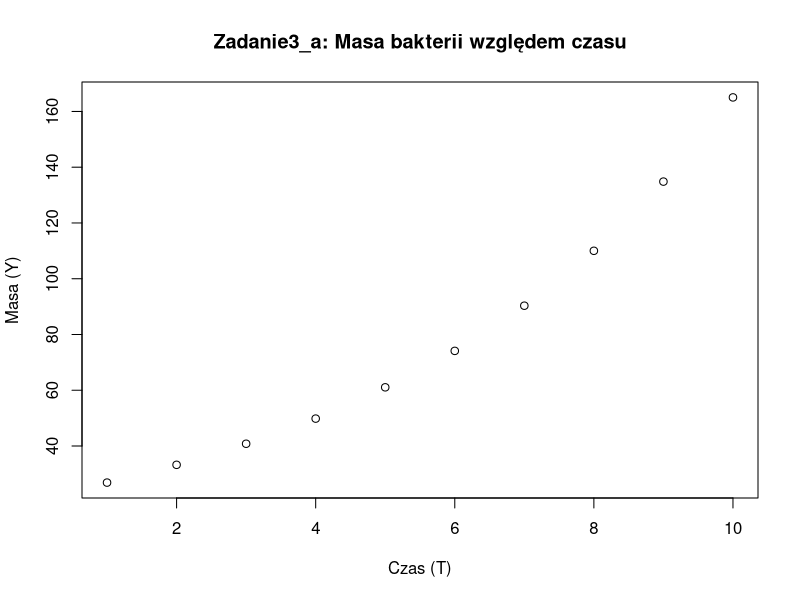

Here is the R script that generated this plot:
# lista14

#zadanie 1 – model regresji ceny za m2

#a) regresja krokowa (wsteczna)
dane <- read.csv("mieszkania.csv", sep = ";")
dane$cena_m2 <- dane$Cena / dane$Metraz
dane$Pietro_1 <- ifelse(dane$Pietro > 4, 1, 0)

# utwórz zmienne zero-jedynkowe (indykatory) dla dzielnicy
dane$dzielF <- ifelse(dane$Dzielnica == "Fabryczna", 1, 0)
dane$dzielP <- ifelse(dane$Dzielnica == "Psie Pole", 1, 0)
dane$dzielSr <- ifelse(dane$Dzielnica == "Śródmieście", 1, 0)
dane$dzielSt <- ifelse(dane$Dzielnica == "Stare Miasto", 1, 0)

model_full <- lm(cena_m2 ~ Metraz + Pietro_1 + dzielF + dzielP + dzielSr + dzielSt, data = dane)
model_step <- step(model_full, direction = "backward")

cat("\nZadanie1_a:\n")
summary(model_step)

#b) oszacowanie średniej ceny m2 dla dwóch mieszkań
newdata <- data.frame(
  Metraz = c(80, 65),
  Pietro_1 = c(1, 0),
  dzielF = c(1, 0),
  dzielP = c(0, 0),
  dzielSr = c(0, 0),
  dzielSt = c(0, 0) )

cat("\nZadanie1_b:\n")
predict(model_step, newdata, interval = "confidence")

#c) reszty
cat("\nZadanie1_c:\n")
resid1 <- residuals(model_step)
print(head(resid1))

#d) test normalności reszt
cat("\nZadanie1_d:\n")
print(shapiro.test(resid1))


#zadanie 2 – model regresji dla całkowitej ceny

#a) regresja krokowa (wsteczna) dla zmiennej Cena (nie cena za m2)
model2_full <- lm(Cena ~ Metraz + Pietro_1 + dzielF + dzielP + dzielSr + dzielSt, data = dane)
model2_step <- step(model2_full, direction = "backward")

cat("\nZadanie2_a:\n")
summary(model2_step)

#b) prognozy dla dwóch mieszkań
cat("\nZadanie2_b:\n")
predict(model2_step, newdata, interval = "confidence")

#c) reszty
cat("\nZadanie2_c:\n")
resid2 <- residuals(model2_step)
print(head(resid2))

#d) test normalności reszt
cat("\nZadanie2_d:\n")
print(shapiro.test(resid2))


#zadanie 3 bakterie

#a) wykres rozrzutu masy względem czasu
bakt <- read.csv("bakteria.csv", sep = ";", dec = ",")
colnames(bakt) <- c("T", "Y")  # nadaj poprawne nagłówki

#ane są liczbowe
bakt$T <- as.numeric(bakt$T)
bakt$Y <- as.numeric(bakt$Y)

# sprawdzenie poprawności danych
cat("\nZadanie3_a: Diagnostyka danych\n")
print(str(bakt))
print(summary(bakt))
print(head(bakt))

plot(bakt$T, bakt$Y, main = "Zadanie3_a: Masa bakterii względem czasu", xlab = "Czas (T)", ylab = "Masa (Y)")

#b) regresja liniowa: masa = a + b*t
cat("\nZadanie3_b:\n")
model_lin <- lm(Y ~ T, data = bakt)
summary(model_lin)

#c) regresja liniowa: log(Y) = a + b*t
cat("\nZadanie3_c:\n")
model_log <- lm(log(Y) ~ T, data = bakt)
summary(model_log)

#d) oszacowanie masy bakterii (regresja wykładnicza)
bakt$Y_exp <- exp(predict(model_log))
cat("\nZadanie3_d: Szacowana masa bakterii (Y_exp)\n")
print(head(bakt[, c("T", "Y", "Y_exp")]))
